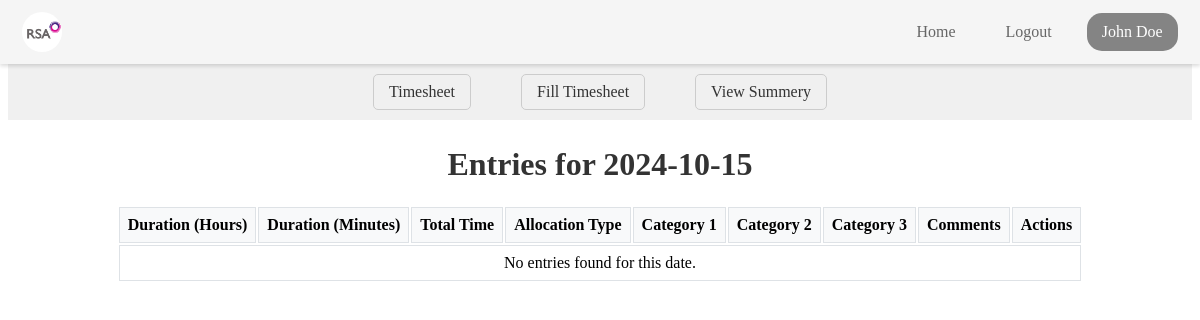
/view_entries_by_date/2024-10-15 (signed in), run on an earlier commit of the app's database.
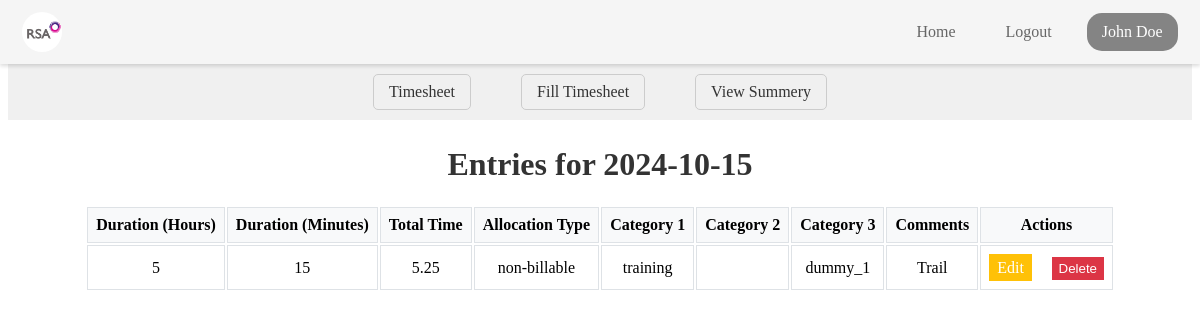
And on a later commit of the database.
### tables this page shows
CREATE TABLE EMS_users (
    EmployeeID TEXT PRIMARY KEY,
    Fname TEXT,
    Mname TEXT,
    Lname TEXT,
    ManagerID TEXT,
    EMSlogin TEXT,
    Role TEXT,
    Team TEXT,
    ManagerName TEXT,
    Password TEXT
);

CREATE TABLE timesheet_entries (
    entree_id INTEGER PRIMARY KEY AUTOINCREMENT,
    employee_id TEXT,
    fname TEXT,
    lname TEXT,
    team TEXT,
    manager_name TEXT,
    date TEXT,
    duration_hours INTEGER,
    duration_minutes INTEGER,
    billable_time REAL,
    nonbillable_admin_time REAL,
    nonbillable_training_time REAL,
    unavailable_time Real,
    total_time REAL,
    project_code TEXT,
    allocation_type TEXT,
    holiday_status TEXT,
    category_1 TEXT,
    category_2 TEXT,
    category_3 TEXT,
    comments TEXT
);

### app.py (the view)
@app.route('/view_entries_by_date/<date>', methods=['GET'])
@login_required
def view_entries_by_date(date):
    try:
        conn = get_db_connection()
        entries = conn.execute(
            'SELECT * FROM timesheet_entries WHERE date = ? AND employee_id = ?',
            (date, current_user.id)
        ).fetchall()
        conn.close()
    except Exception as e:
        return redirect(url_for('view_summary'))
    return render_template('view_entries_by_date.html', entries=entries, date=date, fname=current_user.fname, lname=current_user.lname)

### app.py (called while the page is built)
def get_db_connection():
    conn = sqlite3.connect('ems_user.db')
    conn.row_factory = sqlite3.Row
    return conn

@login_manager.user_loader
def load_user(user_id):
    conn = get_db_connection()
    user = conn.execute('SELECT * FROM EMS_users WHERE EmployeeID = ?', (user_id,)).fetchone()
    conn.close()
    if user:
        return User(user['EmployeeID'], user['Fname'], user['Lname'], user['Role'], user['Team'] ,user['ManagerName'])
    return None

### templates/view_entries_by_date.html (shortened to what this page needs)
<!DOCTYPE html>
<html lang="en">
  <head>
    <link
      rel="stylesheet"
      href="{{ url_for('static', filename='css/timesheet/view_entries_by_date.css') }}"
    />
</head>
<body>
  <div>
        {% include 'navbar.html' %}
  <nav class="ts-nav-container">
        <div class="ts-nav-center">
          <a href="/timesheet_home" class="ts-nav-link">Timesheet</a>
          <a href="/fill_timesheet" class="ts-nav-link">Fill Timesheet</a>
           <a href="/view_summary" class="ts-nav-link">View Summery</a>
        </div>
      </nav>
      <div class="view-box">
<h1 class="ts-dateentry-title">Entries for {{ date }}</h1>
<table>
<thead class="ts-dateentry-header">
<tr class="ts-dateentry-header-row">
<th class="ts-dateentry-header-cell">Duration (Hours)</th>
<th class="ts-dateentry-header-cell">Duration (Minutes)</th>
<th class="ts-dateentry-header-cell">Total Time</th>
<th class="ts-dateentry-header-cell">Allocation Type</th>
<th class="ts-dateentry-header-cell">Category 1</th>
<th class="ts-dateentry-header-cell">Category 2</th>
 <th class="ts-dateentry-header-cell">Category 3</th>
<th class="ts-dateentry-header-cell">Comments</th>
<th class="ts-dateentry-header-cell">Actions</th>
</tr>
</thead>
<tbody>
 {% if entries %} {% for entry in entries %}
<tr class="ts-dateentry-row">
<td class="ts-dateentry-cell">{{ entry.duration_hours }}</td>
<td class="ts-dateentry-cell">{{ entry.duration_minutes }}</td>
<td class="ts-dateentry-cell">{{ entry.total_time }}</td>
<td class="ts-dateentry-cell">{{ entry.allocation_type }}</td>
<td class="ts-dateentry-cell">{{ entry.category_1 }}</td>
<td class="ts-dateentry-cell">{{ entry.category_2 }}</td>
<td class="ts-dateentry-cell">{{ entry.category_3 }}</td>
<td class="ts-dateentry-cell">{{ entry.comments }}</td>
<td class="ts-dateentry-cell">
<a  class="ts-dateentry-link" href="{{ url_for('edit_entry', entry_id=entry.entree_id) }}">Edit</a>
<form
 class="ts-dateentry-form"
action="{{ url_for('delete_entry', entry_id=entry.entree_id) }}"
method="post"
 >
<button class="ts-dateentry-button" type="submit">Delete</button>
 </form>
</td>
 </tr>
{% endfor %} {% else %}
<tr class="ts-dateentry-row">
<td colspan="9" class="ts-dateentry-cell">No entries found for this date.</td>
</tr>
 {% endif %}
 </tbody>
</table>
      </div>
  </div>
</body>
</html>

### templates/navbar.html (shortened to what this page needs)
<!DOCTYPE html>
<html lang="en">
<head>
    <link
    rel="stylesheet"
    href="{{ url_for('static', filename='css/navbar/navbar.css') }}"
  />
</head>
<body>
    <header id="navbar">
        <nav class="navbar-container container">
          <a href="/home" class="home-link">
            <div class="navbar-logo">
              <img
                src="{{ url_for('static', filename='images/logo.png') }}"
                alt="Logo"
              />
            </div>
          </a>
          <div class="navbar-links">
            <a class="navbar-link" href="/home">Home</a>
            <a class="navbar-link" href="/logout">Logout</a>
            <a class="navbar-link-name" href=""><span>{{ fname }} {{ lname }}</span></a>
          </div>
        </nav>
      </header>
</body>
</html>

### static/css/timesheet/view_entries_by_date.css (style rules this page uses)
.ts-dateentry-title { font-size: 2em; color: #333; text-align: center; }
.ts-dateentry-header { background-color: #f8f9fa; }
.ts-dateentry-header-cell { font-weight: bold; padding: 0.5em; border: 1px solid #dee2e6; }
.ts-dateentry-row { background-color: #fff; }
.ts-dateentry-cell { padding: 0.5em; border: 1px solid #dee2e6; }
.ts-dateentry-link { background-color: #ffc107; color: white; border: none; padding: 0.3em 0.5em; cursor: pointer; margin-right: 1em; text-decoration: none; display: inline-block; }
.ts-dateentry-form { display: inline-block; }
.ts-dateentry-button { background-color: #dc3545; color: white; border: none; padding: 0.3em 0.5em; cursor: pointer; }
.ts-nav-container { margin-top: 64px; margin-bottom: 5px; display: flex; justify-content: center; align-items: center; padding: 10px 20px; background-color: #f0f0f0; }
.ts-nav-center { display: flex; }
.ts-nav-link { margin: 0 25px; text-decoration: none; color: #333; border: 1px solid #ccc; padding: 8px 15px; border-radius: 5px; }
.view-box { text-align: center; align-items: center; justify-content: center; display: flex; flex-direction: column; }

### static/css/navbar/navbar.css (style rules this page uses)
#navbar { --navbar-bg-color:whitesmoke; --navbar-text-color-focus: #323232; --navbar-text-color: #666; --navbar-text-color-focus: #fff; --navbar-bg-contrast: rgb(255, 0, 85);; position: fixed; height: 64px; background-color: var(--navbar-bg-color); left: 0; right: 0; top: 0; box-shadow: 0 2px 4px rgba(0, 0, 0, 0.15); z-index: 99; }
.navbar-container { display: flex; justify-content: space-between; align-items: center; height: 100%; padding: 0 1.4rem; }
.home-link { display: flex; align-items: center; }
.navbar-logo { background-color: var(--navbar-text-color-focus); border-radius: 50%; width: 40px; height: 40px; margin-right: 0.5em; }
.navbar-logo img { width: 50px; margin-top: -0.42rem; margin-left: -0.2rem; }

What changed in the data, as far as the page shows it:
added timesheet_entries: duration_hours "5", duration_minutes "15", total_time "5.25", allocation_type "non-billable", category_1 "training", category_3 "dummy_1", comments "Trail"
Also different on the page:
text no longer shown: "No entries found for this date."
